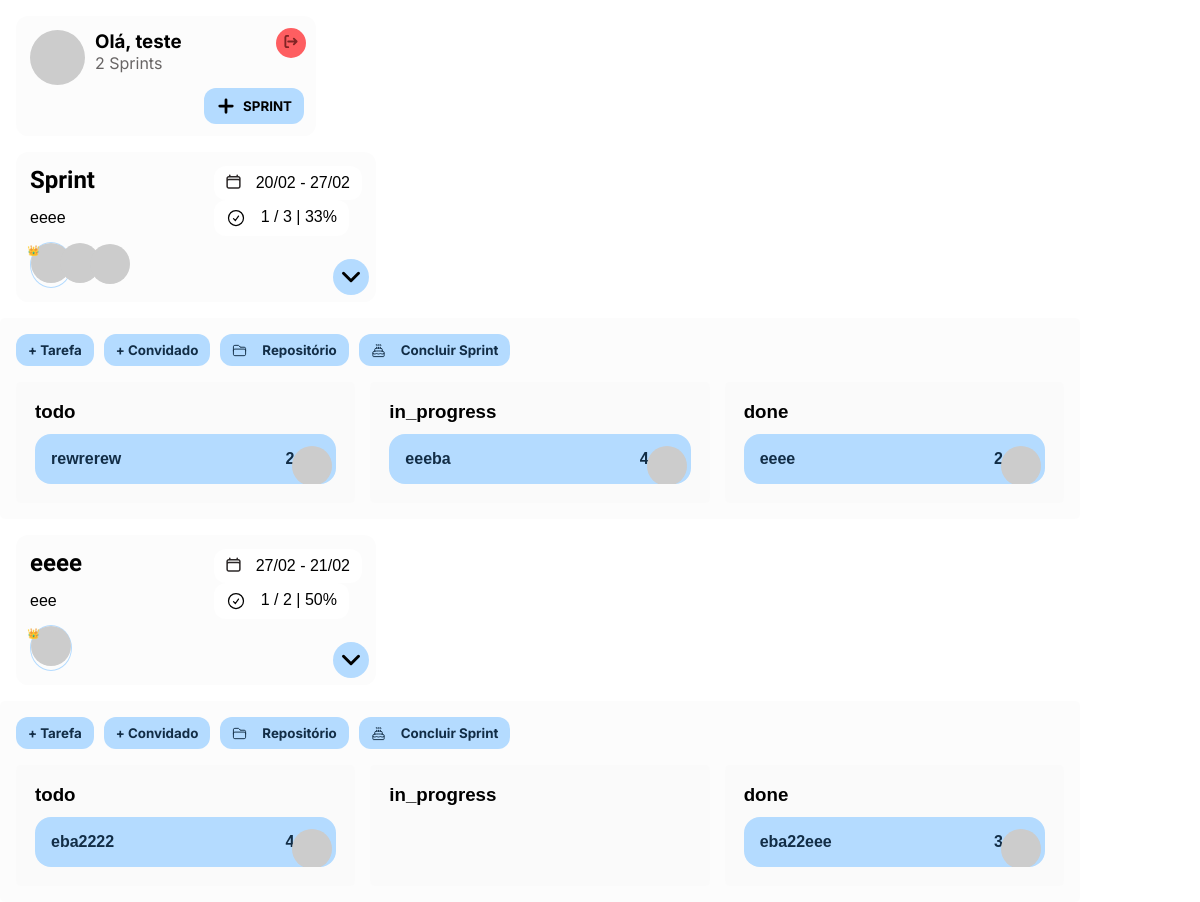
/ (signed in), run on the app's committed database.
### sprinter_app/models.py (models this page shows, shortened)
class Sprint(models.Model):
    name = models.CharField(max_length=100)
    description = models.CharField(max_length=500, default="")
    start_date = models.DateField()
    end_date = models.DateField()
    created_by = models.ForeignKey(User, on_delete=models.CASCADE, related_name="sprints")
    users = models.ManyToManyField(User, related_name="participating_sprints", blank=True)
    created_at = models.DateTimeField(auto_now_add=True)

class Task(models.Model):
    STATUS_CHOICES = [
        ('todo', 'TODO'),
        ('in_progress', 'In Progress'),
        ('done', 'Done'),
    ]
    sprint = models.ForeignKey(Sprint, on_delete=models.CASCADE, related_name="tasks")
    name = models.CharField(max_length=200)
    description = models.TextField(blank=True)
    status = models.CharField(max_length=20, choices=STATUS_CHOICES, default='TODO')
    assigned_to = models.ForeignKey(User, on_delete=models.SET_NULL, null=True, blank=True, related_name="tasks")
    created_at = models.DateTimeField(auto_now_add=True)
    updated_at = models.DateTimeField(auto_now=True)
    storyPoints = models.IntegerField(default=1)

### sprinter_app/views.py (the view)
# urls.py: path('', views.mainPage, name='mainPage'),
def mainPage(request):
    if not request.user.is_authenticated:
        return redirect('account_login')
    user = request.user
    sprints = Sprint.objects.filter(Q(created_by=user) | Q(users=user)).distinct()
    sprint_list = []
    for sprint in sprints:
        users_info = []
        creator_info = None
        for participant in sprint.users.all():
            photo_url = get_user_photo(participant.email)
            participant_info = {
                'username': participant.username,
                'first_name': participant.first_name,
                'last_name': participant.last_name,
                'email': participant.email,
                'photo': photo_url,
                'initials': participant.first_name[0] + participant.last_name[0] if participant.first_name and participant.last_name else '',
                'isCreator': participant.email == sprint.created_by.email
            }
            print(sprint.name)
            print(participant_info)
            if participant.email == sprint.created_by.email:
                creator_info = participant_info
            else:
                users_info.append(participant_info)
        if creator_info:
            users_info.insert(0, creator_info)
        tasks = sprint.tasks.all()
        tasks_done = sprint.tasks.filter(status="done")
        task_list = []
        for task in tasks:
            responsible = {
                'email': task.assigned_to.email,
                'name': task.assigned_to.first_name,
                'picture': get_user_photo(task.assigned_to.email),
            }
            task_list.append({
                'id': task.id,
                'name': task.name,
                'status': task.status,
                'responsible': responsible,
                'storyPoints': task.storyPoints
            })
        if len(task_list) > 0:
            percentage_done = (len(tasks_done) / len(task_list)) * 100
            percentage_done = round(percentage_done)
        else:
            percentage_done = 0
        stats = {
            'percentageDone': percentage_done,
            'tasksQuantity': len(task_list),
            'doneTasksQuantity': len(tasks_done)
        }
        sprint_list.append({
            'id': sprint.id,
            'name': sprint.name,
            'start_date': sprint.start_date.strftime("%d/%m"),
            'end_date': sprint.end_date.strftime("%d/%m"),
            'created_by': sprint.created_by.username,
            'users': users_info,
            'tasks': task_list,
            'stats': stats,
            'description': sprint.description
        })
    context = {
        'is_authenticated': True,
        'username': user.get_short_name(),
        'email': user.email,
        'userPicture': get_user_photo(user.email),
        'sprints': sprint_list,
        'quantitySprints': len(sprint_list),
    }
    return render(request, 'mainPage.html', context)

### sprinter_app/templatetags/custom_filters.py (called while the page is built)
@register.filter
def multiply(value, arg):
    return value * arg

### sprinter_app/views.py (called while the page is built)
def get_user_photo(email):
    user_obj = User.objects.get(email=email)
    social_account = user_obj.socialaccount_set.first()
    if social_account:
        google_data = social_account.extra_data
        initials_avatar_url = f"https://robohash.org/{user_obj.email}"
        picture_url = google_data.get(initials_avatar_url, initials_avatar_url)
        return picture_url
    else:
        print("Este usuário não possui conta social associada.")

### sprinter_app/templates/mainPage.html (shortened to what this page needs)
{% load static %}
<!DOCTYPE html>
<html lang="en">
<head>
</head>
<body>
    {% load socialaccount %}
    {% if is_authenticated %}
        <article class="userCard">
        {% if userPicture %}
            <img class="userImg" src="{{ userPicture }}" alt="Profile Picture" style="transform:scaleX(-1)">
        {% endif %}
        <div>
            <h3 class="userCard__salutation">Olá, {{ username }}</h3>
            <p class="userCard__description"> {{quantitySprints}} Sprints</p>
            <form action="{% url 'account_logout' %}" method="post">
                <button style="transform: scaleX(-1);" class="logout-btn" type="submit">
                    <svg class="logout-btn__icon" xmlns="http://www.w3.org/2000/svg" fill="none" viewBox="0 0 24 24"  stroke="currentColor" class="size-6">
                        <path stroke-linecap="round" stroke-linejoin="round" d="M3 16.5v2.25A2.25 2.25 0 0 0 5.25 21h13.5A2.25 2.25 0 0 0 21 18.75V16.5m-13.5-9L12 3m0 0 4.5 4.5M12 3v13.5" />
                      </svg>
                </button>
            </form>
            <button class="addSprintBtn" onclick="document.querySelector('.popup').classList.add('visible')">
                <svg class="addSprintBtn__icon" xmlns="http://www.w3.org/2000/svg" fill="none" viewBox="0 0 24 24" stroke-width="1.5" stroke="currentColor" class="size-6">
                    <path stroke-linecap="round" stroke-linejoin="round" d="M12 4.5v15m7.5-7.5h-15" />
                  </svg>
                SPRINT
            </button>
        </div>
    </article>
    {% else %}
        <h1>Seja bem-vindo!</h1>
        <a href="{% provider_login_url 'google' %}">Login with Google</a>
    {% endif %}
    {% if is_authenticated %}
    {% for sprint in sprints %}
<div class="sprint-info" id="b-{{sprint.id}}">
    <div class="sprint-info__mainInfo">
        <h2 class="sprint-info__title">{{ sprint.name }}</h2>
        <p>{{sprint.description}}</p>
        {% load custom_filters %}
<section class="sprint-info__guestsPicturesWrapper" style="position: relative; width: 40px; height: 40px;">
    {% for participant in sprint.users %}
        <span  class="{% if participant.isCreator %}creator{% endif %}" style="position: absolute; top: 0; left: 0; transform: translateX({{ forloop.counter0|multiply:30 }}px) translateY({{ forloop.counter0|multiply:1 }}px);">
      <img
        src="{{ participant.photo }}"
        alt="{{ participant.first_name }}"
        style="width:40px;height:40px;border-radius:50%;transform: scaleX(-1);"
      >
    </span>
  {% endfor %}
</section>
    </div>
        <div class="sprint-info__details">
            <div class="sprint-info__schedule">
                    <p>
                        {{ sprint.start_date }} -  {{ sprint.end_date }}
                    </p>
            </div>
            <div class="sprint-info__stat">
                <svg xmlns="http://www.w3.org/2000/svg" fill="none" viewBox="0 0 24 24" stroke-width="1.5" stroke="currentColor" class="size-6">
                    <path stroke-linecap="round" stroke-linejoin="round" d="M9 12.75 11.25 15 15 9.75M21 12a9 9 0 1 1-18 0 9 9 0 0 1 18 0Z" />
                </svg>
                <p>
                    {{ sprint.stats.doneTasksQuantity}} / {{ sprint.stats.tasksQuantity}} |
                    {{ sprint.stats.percentageDone}}%
                </p>
        </div>
        <div data-id="{{sprint.id}}" class="sprint-info__dropdownWrapper active">
            <svg data-id="{{sprint.id}}" xmlns="http://www.w3.org/2000/svg" fill="none" viewBox="0 0 24 24" stroke-width="1.5" stroke="currentColor" class="size-6">
                <path stroke-linecap="round" stroke-linejoin="round" d="m19.5 8.25-7.5 7.5-7.5-7.5" />
              </svg>
        </div>
    </div>
</div>
<div class="board" id="b-{{sprint.id}}">
    <div class="sprint-info__actionsBtns">
        <button class="actionBtns__btn" onclick="document.querySelector('#popupAdd-{{ sprint.id }}').classList.add('visible')">+ Tarefa</button>
        <button class="actionBtns__btn" onclick="document.querySelector('#popupAddGuest-{{ sprint.id }}').classList.add('visible')">+ Convidado</button>
        <button class="actionBtns__btn" onclick="document.querySelector('#popupAddGuest-{{ sprint.id }}').classList.add('visible')">
            Repositório
        </button>
        <button class="actionBtns__btn" onclick="document.querySelector('#popupFinishSprint-{{ sprint.id }}').classList.add('visible')">
            Concluir Sprint
        </button>
    </div>
    <div class="board-sections">
        <section data-section="todo" class="sectionDroppable">
            <h3>todo</h3>
            {% for task in sprint.tasks %}
                {% if task.status == 'todo' %}
                    <div class="board-sections__taskCard card" draggable="true" class="card" id="{{ task.id }}">
                        <p>
                            {{ task.name }}
                        </p>
                        <div class="responsibleInfo" >
                                <div class="storyPoints" style="padding-right: 26px;">
                                    {{task.storyPoints}}
                                </div>
                                <img src="{{task.responsible.picture}}" alt="" style="width:40px;height:40px;border-radius:50%;transform: scaleX(-1); position: absolute; bottom: -18px; right:-12px">
                        </div>
                    </div>
                {% endif %}
            {% endfor %}
        </section>
        <section data-section="in-progress" class="sectionDroppable">
            <h3>in_progress</h3>
            {% for task in sprint.tasks %}
                {% if task.status == 'in_progress' %}
                <div class="board-sections__taskCard card"  draggable="true" class="card" id="{{ task.id }}">
                    <p>
                        {{ task.name }}
                    </p>
                    <div class="responsibleInfo" >
                        <div class="storyPoints" style="padding-right: 26px;">
                            {{task.storyPoints}}
                        </div>
                        <img src="{{task.responsible.picture}}" alt="" style="width:40px;height:40px;border-radius:50%;transform: scaleX(-1); position: absolute; bottom: -18px; right:-12px">
                </div>
                </div>
                {% endif %}
            {% endfor %}
        </section>
        <section data-section="done" class="sectionDroppable">
            <h3>done</h3>
            {% for task in sprint.tasks %}
                {% if task.status == 'done' %}
                <div class="board-sections__taskCard card confettiTarget"" draggable="true" class="card" id="{{ task.id }}">
                    <p>
                        {{ task.name }}
                    </p>
                    <div class="responsibleInfo" >
                        <div class="storyPoints" style="padding-right: 26px;">
                            {{task.storyPoints}}
                        </div>
                        <img src="{{task.responsible.picture}}" alt="" style="width:40px;height:40px;border-radius:50%;transform: scaleX(-1); position: absolute; bottom: -18px; right:-12px">
                </div>
                </div>
                {% endif %}
            {% endfor %}
        </section>
    </div>
</div>
{% endfor %}
{% endif %}
</body>
</html>
    {% load socialaccount %}

### sprinter_app/templates/mainPage.html (style rules this page uses)
* { box-sizing: border-box; margin: 0; padding: 0; }
:root { --grey-light: #f6f6f654; --grey-light-darker: #fcfcfc; --blue-dark:#122D46; --blue-light:#B4DBFF; --red-light:#FE5E61; --red-darker:#812424; --text-color-grey:#686565; }
body { font-family: Arial, sans-serif; }
.board { width: 90%; background-color: var(--grey-light); padding: 1em; border-radius: 5px; display: none; gap: 1em; flex-direction: column; }
.board section { flex: 1; padding: 1em; border-radius: 5px; display: flex; flex-direction: column; gap: 0.7em; overflow-y: auto; transition: border-color 0.2s ease; background-color: rgba(240, 240, 240, 0.22); border: 3px solid transparent; }
.userImg { width: 55px; height: 55px; border-radius: 100%; }
.userCard { display:flex; flex-direction: row; gap: 10px; margin: 16px; background-color: var(--grey-light); width: fit-content; min-width: 300px; padding: 14px; border-radius: 12px; position: relative; height: 120px; }
.userCard__salutation { font-family: Inter,'Segoe UI', Tahoma, Geneva, Verdana, sans-serif; font-weight: bold; }
.userCard__description { font-family: Inter,'Segoe UI', Tahoma, Geneva, Verdana, sans-serif; color: var(--text-color-grey); }
.board-sections { display: flex; flex-direction: row; gap: 15px; }
.logout-btn { background-color: var(--red-light); color: var(--red-darker); outline: 0; padding: 5px; border-radius: 100%; border: 0; cursor: pointer; margin-top: 12px; position: absolute; top: 0; right: 10px; padding: 6px; }
.logout-btn__icon { width: 18px; height: 15px; transform: rotate(270deg); stroke-width: 3px; }
.addSprintBtn { width: 100px; display: flex; justify-content: space-between ; align-items: center; background-color: var(--blue-light); padding: 8px 12px; border-radius: 12px; font-family: Inter; font-weight: bold; bottom: 12px; margin-top: 15px; right:12px; transition: all 100ms linear; position: absolute; }
.addSprintBtn__icon { width: 20px; height: 20px; stroke-width: 3.3px; }
button { outline: 0; border: 0; }
.sprint-info { display:flex; flex-direction: row; gap: 10px; margin: 16px; background-color: var(--grey-light); width: fit-content; padding: 14px; border-radius: 12px; position: relative; width: 30%; padding-bottom: 20px; }
.sprint-info__schedule, .sprint-info__stat { display: flex; flex-direction: row; justify-content: space-between; gap: 15px; padding: 8px 12px; border-radius: 12px; background-color: #fff; width: fit-content }
.sprint-info__stat svg { width: 20px; height: 20px; }
.sprint-info__actionsBtns { display: flex; flex-direction: row; gap: 10px; }
.sprint-info__actionsBtns button, .addTaskBtn { width: fit-content; display: flex; justify-content: space-between ; align-items: center; gap: 15px; background-color: var(--blue-light); color: var(--blue-dark); padding: 8px 12px; border-radius: 12px; font-family: Inter; font-weight: bold; transition: all 100ms linear; }
.sprint-info__actionsBtns svg { width: 15px; height: 15px; }
.sprint-info__title { font-family: Sora, 'Segoe UI', Tahoma, Geneva, Verdana, sans-serif; }
.sprint-info__mainInfo { flex: 1; display: flex; flex-direction: column; gap: 15px; }
.sprint-info__guestsPicturesWrapper { width: fit-content; height: 50px }
.sprint-info__dropdownWrapper { position: absolute; bottom: 7px; right: 7px; padding: 6px; background-color: var(--blue-light); border-radius: 100%; display: flex; justify-content: center; align-items: center; cursor: pointer; }
.sprint-info__dropdownWrapper svg { width: 24px; height: 24px; stroke-width: 3px; pointer-events: none; transition: all 150ms linear; }
.responsibleInfo { display: flex; flex-direction: row; justify-content: center; align-items: center; position: relative; }
.board-sections__taskCard { display: flex; flex-direction: row; justify-content: space-between; align-items: center; background-color: var(--blue-light); color: var(--blue-dark); font-weight: bold; padding: 1em; border-radius: 16px; cursor: grab; text-align: left; overflow: hidden; }
.board-sections__taskCard p { flex: 1 }
.creator { position: relative; border: 1px solid var(--blue-light); border-radius: 100%; }
.creator::after { content: "👑"; position: absolute; top: 0; left: -5px; font-size: 20px; z-index: 1; width: 5px; height: 5px; transform: scale(0.5); }

### data on the page
Sprint: name "Sprint", description "eeee"
Task: name "rewrerew"
Task: name "eeeba", status "in_progress" (drawn)
Task: name "eeee", status "done" (drawn)
Sprint: name "eeee", description "eee"
Task: name "eba2222"
Task: name "eba22eee"

### other printed values
{{ username }} "teste"
{{ quantitySprints }} "2"
{{ sprint.start_date }} "20/02" "27/02"
{{ sprint.end_date }} "27/02" "21/02"
{{ sprint.stats.doneTasksQuantity }} "1" "1"
{{ sprint.stats.tasksQuantity }} "3" "2"
{{ sprint.stats.percentageDone }} "33" "50"
{{ task.storyPoints }} "2" "4"
{{ task.storyPoints }} "4"
{{ task.storyPoints }} "2" "3"
